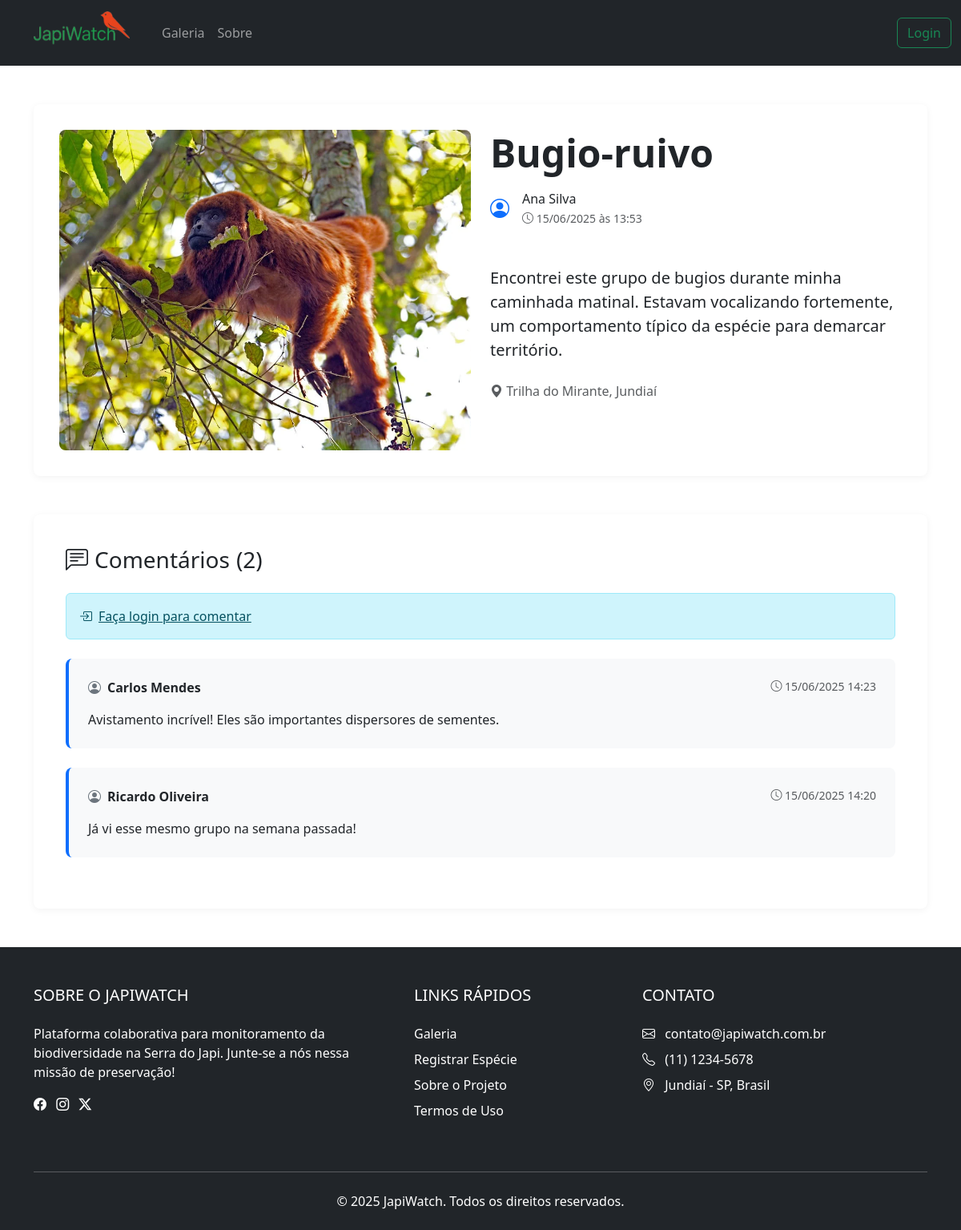
Page /detalhes.php?id=10 on the committed database.
### tables this page shows
CREATE TABLE `postagem` (
  `ID_Postagem` int(11) NOT NULL,
  `Foto` varchar(255) DEFAULT NULL,
  `Data_Postagem` datetime NOT NULL DEFAULT current_timestamp(),
  `Localizacao_Postagem` varchar(255) DEFAULT NULL,
  `Titulo_Postagem` varchar(255) DEFAULT NULL,
  `Descricao_Postagem` text DEFAULT NULL,
  `ID_Categoria` int(11) NOT NULL,
  `Categoria` enum('Usuario','Especialista') NOT NULL,
  `Nome_Cientifico` varchar(255) DEFAULT NULL
);

CREATE TABLE `usuario` (
  `ID_Usuario` int(11) NOT NULL,
  `Nome_Completo` varchar(255) NOT NULL,
  `Email` varchar(255) NOT NULL,
  `Senha` varchar(255) NOT NULL,
  `Localizacao` varchar(255) DEFAULT NULL,
  `Username` varchar(255) NOT NULL
);

CREATE TABLE `comentarios` (
  `ID_Comentario` int(11) NOT NULL,
  `Conteudo_Comentario` text NOT NULL,
  `Data_Comentario` datetime NOT NULL DEFAULT current_timestamp(),
  `ID_Categoria` int(11) NOT NULL,
  `Categoria` enum('Usuario','Especialista') NOT NULL,
  `ID_Postagem` int(11) NOT NULL
);

### detalhes.php (the view, shortened to what this page needs)
<?php
include 'conexao.php';
$user_agents = array("iPhone","iPad","Android","webOS","BlackBerry","iPod","Symbian","IsGeneric");
foreach($user_agents as $user_agent){
    if (strpos($_SERVER['HTTP_USER_AGENT'], $user_agent) !== FALSE) {
        if (isset($_SESSION["Nome_Completo"])) {
            $text_lado = $_SESSION["Nome_Completo"];
            $botao = "<a class='nav-link' href='logout.php'>Sair</a>";
        } else {
            $text_lado = "";
            $botao = "<a class='nav-link' href='login.php'>Login</a>";
        }
    } else {
        if (isset($_SESSION["Nome_Completo"])) {
            $text_lado = $_SESSION["Nome_Completo"];
            $botao = "<a class='btn btn-outline-danger' href='logout.php'>Sair</a>";
        } else {
            $botao = "<a class='btn btn-outline-success' href='login.php'>Login</a>";
        }
    }
}
$post_id = intval($_GET['id']);
$usuario_logado = isset($_SESSION['ID_Usuario']);
$stmt_post = $conn->prepare("
    SELECT p.*, u.Nome_Completo AS autor
    FROM postagem p
    JOIN usuario u ON p.ID_Categoria = u.ID_Usuario
    WHERE p.ID_Postagem = ?
");
$stmt_post->bind_param("i", $post_id);
$stmt_post->execute();
$postagem = $stmt_post->get_result()->fetch_assoc();
$stmt_comentarios = $conn->prepare("
    SELECT c.*, u.Nome_Completo AS autor
    FROM comentarios c
    JOIN usuario u ON c.ID_Categoria = u.ID_Usuario
    WHERE c.ID_Postagem = ?
    ORDER BY c.Data_Comentario DESC
");
$stmt_comentarios->bind_param("i", $post_id);
$stmt_comentarios->execute();
$comentarios = $stmt_comentarios->get_result();
?>
<!DOCTYPE html>
<html lang="pt-br">
<head>
    <link href="https://cdn.jsdelivr.net/npm/bootstrap@5.3.2/dist/css/bootstrap.min.css" rel="stylesheet">
    <link rel="stylesheet" href="https://cdn.jsdelivr.net/npm/bootstrap-icons@1.11.1/font/bootstrap-icons.css">
</head>
<body>
    <nav class="navbar navbar-dark navbar-expand-lg bg-dark">
        <div class="container-fluid gap-3">
            <a class="navbar-brand" style="margin-left: 30px" href="#">
                <img src="img/logo.png" alt="Logo" width="120" height="55" class="d-inline-block align-text-top">
            </a>
            <div class="collapse navbar-collapse" id="navbarSupportedContent">
                <ul class="navbar-nav me-auto mb-2 mb-lg-0">
                    <li class="nav-item active">
                    <a class="nav-link" href="#">Galeria</a>
                    </li>
                    <li class="nav-item">
                    <a class="nav-link" href="#">Sobre</a>
                    </li>
                </ul>
                <div class="d-flex align-items-center">
                    <?= $botao ?>
                </div>
            </div>
        </div>
    </nav>
    <div class="container py-5">
        <div class="content-box">
            <div class="row">
                <div class="col-12 col-lg-6 mb-4 mb-lg-0">
                    <div class="post-image-container">
                        <img src="<?= htmlspecialchars($postagem['Foto']) ?>" class="img-fluid post-image" alt="<?= htmlspecialchars($postagem['Titulo_Postagem']) ?>">
                    </div>
                </div>
                <div class="col-12 col-lg-6">
                    <div class="post-header">
                        <h1 class="display-5 fw-bold mb-3"><?= htmlspecialchars($postagem['Titulo_Postagem']) ?></h1>
                        <div class="author-info">
                            <div class="me-3">
                                <i class="bi bi-person-circle fs-4 text-primary"></i>
                            </div>
                            <div>
                                <p class="mb-0 fw-medium"><?= htmlspecialchars($postagem['autor']) ?></p>
                                <small class="text-muted">
                                    <i class="bi bi-clock"></i> <?= date('d/m/Y \à\s H:i', strtotime($postagem['Data_Postagem'])) ?>
                                </small>
                            </div>
                        </div>
                    </div>
                    <div class="post-content">
                        <p class="lead mb-4"><?= nl2br(htmlspecialchars($postagem['Descricao_Postagem'])) ?></p>
                        <p class="text-muted">
                            <i class="bi bi-geo-alt-fill"></i> <?= htmlspecialchars($postagem['Localizacao_Postagem']) ?>
                        </p>
                    </div>
                </div>
            </div>
        </div>
        <div class="comment-section">
            <h3 class="mb-4 d-flex align-items-center">
                <i class="bi bi-chat-left-text me-2"></i> Comentários
                <span class="ms-2">(<?= $comentarios->num_rows ?>)</span>
            </h3>
            <?php if($usuario_logado): ?>
            <div class="comment-form">
                <h5 class="mb-3">Deixe seu comentário</h5>
                <form method="POST">
                    <div class="mb-3">
                        <textarea name="comentario" class="form-control" rows="4"
                                placeholder="Escreva aqui seu comentário..." required></textarea>
                    </div>
                    <div class="d-flex justify-content-end">
                        <button type="submit" class="btn btn-primary px-4">
                            <i class="bi bi-send-fill me-2"></i>Enviar
                        </button>
                    </div>
                </form>
            </div>
            <?php else: ?>
            <div class="alert alert-info">
                <a href="login.php?redirect=detalhes.php?id=<?= $post_id ?>" class="alert-link fw-medium">
                    <i class="bi bi-box-arrow-in-right me-2"></i>Faça login para comentar
                </a>
            </div>
            <?php endif; ?>
            <div class="comments-list mt-4">
                <?php if($comentarios->num_rows > 0): ?>
                    <?php while($comentario = $comentarios->fetch_assoc()): ?>
                    <div class="comment">
                        <div class="d-flex justify-content-between mb-3">
                            <div class="d-flex align-items-center">
                                <i class="bi bi-person-circle me-2 text-secondary"></i>
                                <strong><?= htmlspecialchars($comentario['autor']) ?></strong>
                            </div>
                            <small class="text-muted">
                                <i class="bi bi-clock"></i> <?= date('d/m/Y H:i', strtotime($comentario['Data_Comentario'])) ?>
                            </small>
                        </div>
                        <p class="mb-0"><?= nl2br(htmlspecialchars($comentario['Conteudo_Comentario'])) ?></p>
                    </div>
                    <?php endwhile; ?>
                <?php endif; ?>
            </div>
        </div>
    </div>
    <footer class="bg-dark text-white pt-5 pb-4">
        <div class="container">
            <div class="row">
                <div class="col-md-5 mb-4">
                    <h5 class="text-uppercase mb-4">Sobre o JapiWatch</h5>
                    <p>
                        Plataforma colaborativa para monitoramento da biodiversidade na Serra do Japi.
                        Junte-se a nós nessa missão de preservação!
                    </p>
                    <div class="mt-3">
                        <a href="#" class="text-white me-2"><i class="bi bi-facebook"></i></a>
                        <a href="#" class="text-white me-2"><i class="bi bi-instagram"></i></a>
                        <a href="#" class="text-white me-2"><i class="bi bi-twitter-x"></i></a>
                    </div>
                </div>
                <div class="col-md-3 mb-4">
                    <h5 class="text-uppercase mb-4">Links Rápidos</h5>
                    <ul class="list-unstyled">
                        <li class="mb-2"><a href="#" class="text-white text-decoration-none">Galeria</a></li>
                        <li class="mb-2"><a href="form-img.php" class="text-white text-decoration-none">Registrar Espécie</a></li>
                        <li class="mb-2"><a href="sobre.html" class="text-white text-decoration-none">Sobre o Projeto</a></li>
                        <li class="mb-2"><a href="#" class="text-white text-decoration-none">Termos de Uso</a></li>
                    </ul>
                </div>
                <div class="col-md-3 mb-4">
                    <h5 class="text-uppercase mb-4">Contato</h5>
                    <ul class="list-unstyled">
                        <li class="mb-2"><i class="bi bi-envelope me-2"></i> contato@japiwatch.com.br</li>
                        <li class="mb-2"><i class="bi bi-telephone me-2"></i> (11) 1234-5678</li>
                        <li><i class="bi bi-geo-alt me-2"></i> Jundiaí - SP, Brasil</li>
                    </ul>
                </div>
            </div>
            <hr class="my-4 bg-light">
            <div class="row">
                <div class="col-md-12 text-center">
                    <p class="mb-0">&copy; <?= date('Y') ?> JapiWatch. Todos os direitos reservados.</p>
                </div>
            </div>
        </div>
    </footer>
</body>
</html>

### detalhes.php (style rules this page uses)
.post-header { padding-bottom: 1.5rem; }
.post-image-container { margin-bottom: 0px; }
.post-image { width: 600px; height: 400px; border-radius: 8px; object-fit: cover; min-width: 70%; margin-right: 30px }
.comment-section { background: #fff; border-radius: 8px; padding: 2.5rem; margin-top: 3rem; box-shadow: 0 2px 10px rgba(0,0,0,0.05); }
.comment { padding: 1.5rem; margin-bottom: 1.5rem; background: #f8f9fa; border-radius: 8px; border-left: 4px solid #0d6efd; }
.author-info { display: flex; align-items: center; margin-bottom: 1.5rem; }
.content-box { background: #fff; border-radius: 8px; padding: 2rem; box-shadow: 0 2px 10px rgba(0,0,0,0.05); margin-bottom: 2rem; }

### rows in the picture
postagem: Foto (picture), Titulo_Postagem "Bugio-ruivo", usuario.Nome_Completo "Ana Silva", Data_Postagem "15/06/2025 às 13:53", Descricao_Postagem "Encontrei este grupo de bugios durante minha caminhada matinal. Estavam vocalizando fortemente, um comportamento típico da espécie para demarcar território.", Localizacao_Postagem "Trilha do Mirante, Jundiaí"
comentarios: usuario.Nome_Completo "Carlos Mendes", Data_Comentario "15/06/2025 14:23", Conteudo_Comentario "Avistamento incrível! Eles são importantes dispersores de sementes."
comentarios: usuario.Nome_Completo "Ricardo Oliveira", Data_Comentario "15/06/2025 14:20", Conteudo_Comentario "Já vi esse mesmo grupo na semana passada!"

### other values in the picture
$comentarios->num_rows "2"
